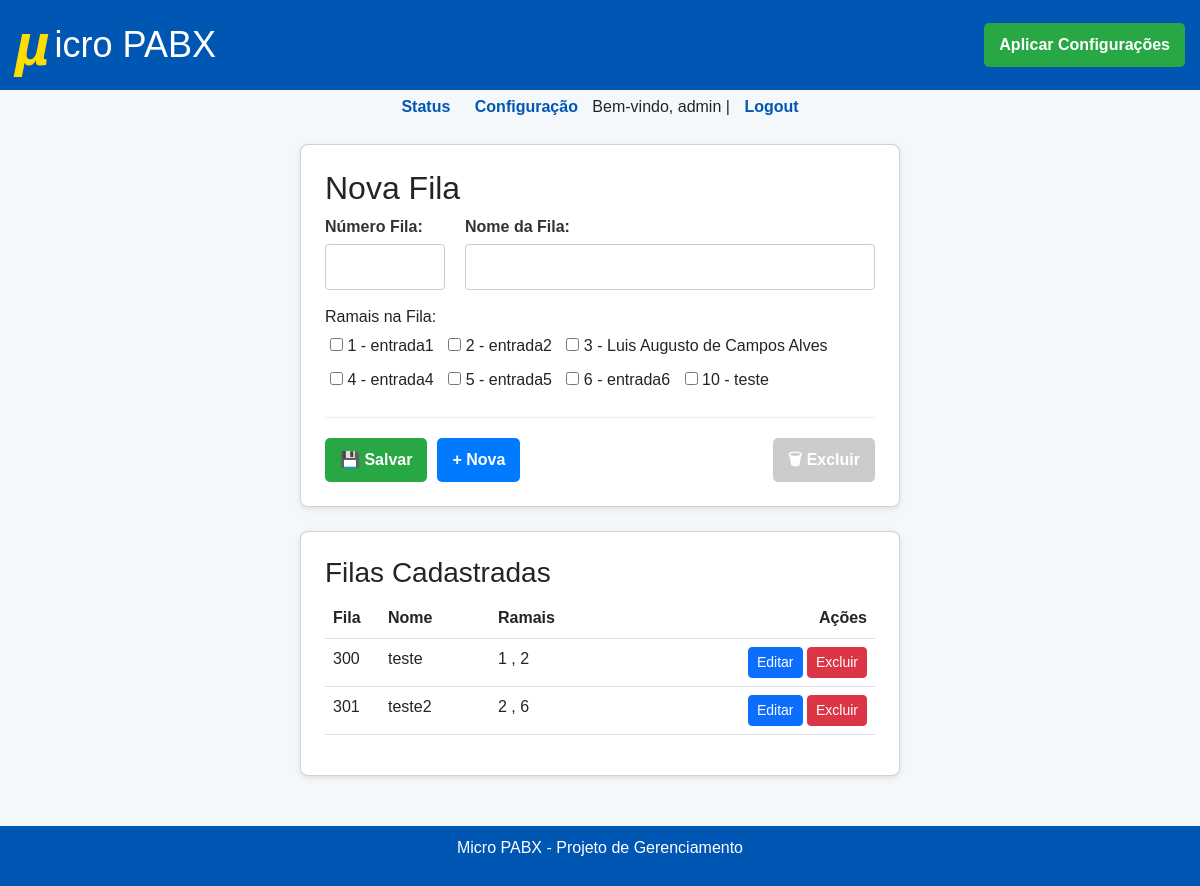
Page /config/fila (signed in) on the earlier database version.
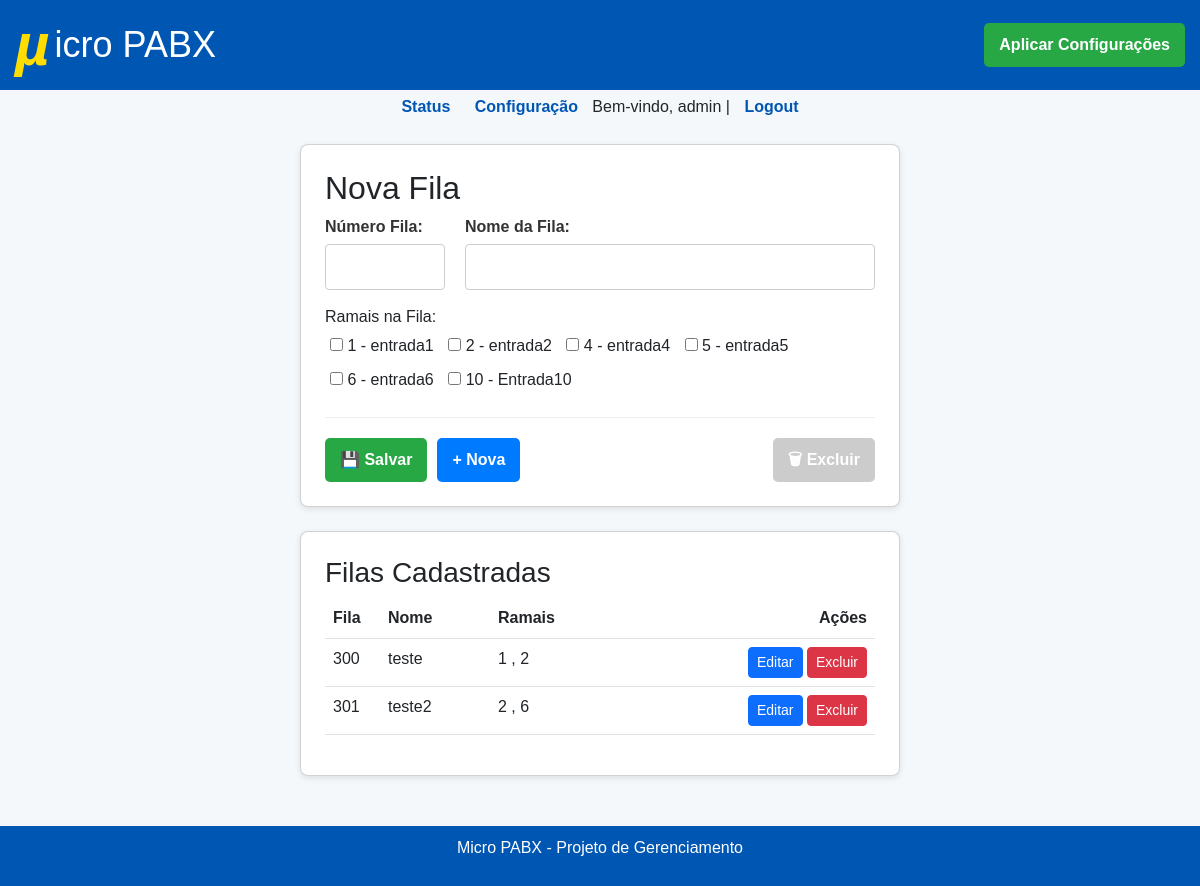
Same page on the later database version.
### tables this page shows
CREATE TABLE ramais (
                    id INTEGER PRIMARY KEY AUTOINCREMENT,
                    ramal INTEGER UNIQUE NOT NULL,
                    nome TEXT NOT NULL,
                    senha TEXT NOT NULL,
                    contexto TEXT DEFAULT 'interno'
                );

CREATE TABLE filas (
                    id INTEGER PRIMARY KEY AUTOINCREMENT,
                    fila INTEGER UNIQUE NOT NULL,
                    nome TEXT NOT NULL
                );

### blueprints/pabx.py (the view, shortened to what this page needs)
@pabx_bp.route("/fila", methods=["GET", "POST"])
@login_required
def cadastro_fila():
    ramais = get_ramais()
    filas = get_filas()
    return render_template("config_filas.html", ramais=ramais, filas=filas)

### auth.py (called while the page is built)
def login_required(f):
    @wraps(f)
    def decorated_function(*args, **kwargs):
        if not session.get("user"):
            flash("Você precisa estar logado para acessar esta página.", "warning")
            return redirect(url_for("auth.login")) # Rota de login agora está no blueprint 'auth'
        return f(*args, **kwargs)
    return decorated_function

### database.py (called while the page is built)
def get_db():
    conn = sqlite3.connect(DB_PATH)
    conn.row_factory = sqlite3.Row
    return conn

def get_ramais():
    conn = get_db()
    ramais_raw = conn.execute("SELECT id, ramal, nome, senha, contexto FROM ramais order by ramal").fetchall()
    ramais = []
    for r in ramais_raw:
        ramais.append({
            "id": r["id"],
            "ramal": r["ramal"],
            "nome": r["nome"],
            "senha": r["senha"],
            "contexto": r["contexto"]
        })
    conn.close()
    return ramais

### templates/config_filas.html (shortened to what this page needs)
{% extends "base.html" %}
{% block content %}
<div class="card p-4">
    <h2 id="form-title">Nova Fila</h2>
    <form method="POST" id="form-fila" action="{{ url_for('pabx.cadastro_fila') }}">
        <div class="form-row">
            <div class="form-group" style="flex-basis: 120px; flex-grow: 0;">
                <label for="fila">Número Fila:</label>
                <input type="number" name="fila" id="fila" required>
            </div>
            <div class="form-group">
                <label for="nome">Nome da Fila:</label>
                <input type="text" name="nome" id="nome" required>
            </div>
        </div>
        <div>
            <label>Ramais na Fila:</label>
            <div>
                {% for r in ramais %}
                        <label style="padding: 5px;">
                            <input type="checkbox" name="ramais" value="{{ r.id }}">
                            {{ r.ramal }} - {{ r.nome }}
                        </label>
                {% endfor %}
            </div>
        </div>
        <div class="form-actions">
            <button type="submit" class="btn-save">&#128190; Salvar</button>
            <button type="button" class="btn-new" onclick="resetForm()">&#43; Nova</button>
            <button type="button" class="btn-delete" id="btn-delete" onclick="excluirFila()" disabled>&#128465; Excluir</button>
        </div>
    </form>
</div>
<div class="card p-4 mt-4">
    <h3>Filas Cadastradas</h3>
    {% if filas %}
        <table class="table">
            <thead>
                <tr>
                    <th style="width: 10%;">Fila</th>
                    <th style="width: 20%;">Nome</th>
                    <th style="width: 45%;">Ramais</th>
                    <th style="width: 25%;">Ações</th>
                </tr>
            </thead>
            <tbody>
                {% for f in filas %}
                <tr>
                    <td>{{ f.fila }}</td>
                    <td>{{ f.nome }}</td>
                    <td>
                        {% if f.ramais %}
                            {% for r in f.ramais %}
                                {{ r }} {% if not loop.last %}, {% endif %}
                            {% endfor %}
                        {% else %}
                            Nenhum
                        {% endif %}
                    </td>
                    <td>
                        <button class="btn btn-sm btn-primary" onclick="selectFilaTabela('{{ f.id }}','{{ f.fila }}','{{ f.nome }}', {{ f.ramais | tojson }})">Editar</button>
                        <button class="btn btn-sm btn-danger" onclick="excluirFilaDireto('{{ f.id }}','{{ f.fila }}')">Excluir</button>
                    </td>
                </tr>
                {% endfor %}
            </tbody>
        </table>
    {% else %}
        <p>Nenhuma fila cadastrada.</p>
    {% endif %}
</div>
{% endblock %}

Differences in the rows shown:
removed ramais: ramal "3", nome "Luis Augusto de Campos Alves"
changed ramais: nome "teste" → "Entrada10"
